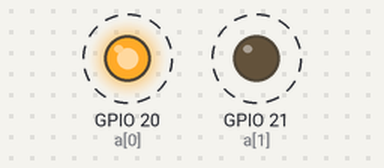
A program run on a simulated Raspberry Pi (BCM pin numbers). On the bench: output pins drawn as LEDs (lit = HIGH). Dashed ring = blinking.

Above: at 0.5 s.
Timing chart, 0 to 4.6 s (numbered marks = the images above):
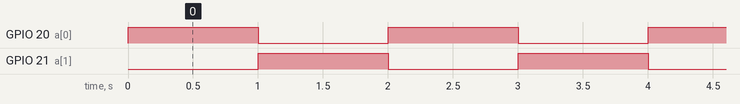

The program:

les1.py
```python
import RPi.GPIO as GPIO
import time

GPIO.setmode(GPIO.BCM)
a = [20, 21]
GPIO.setup(a, GPIO.OUT)

while True:
    GPIO.output(a, (GPIO.HIGH, GPIO.LOW))
    time.sleep(1)
    GPIO.output(a, (GPIO.LOW, GPIO.HIGH))
    time.sleep(1)
```

Measured:
- by itself, GPIO 20 (a[0]), GPIO 21 (a[1]): alternates HIGH for 1.0 s and LOW for 1.0 s
